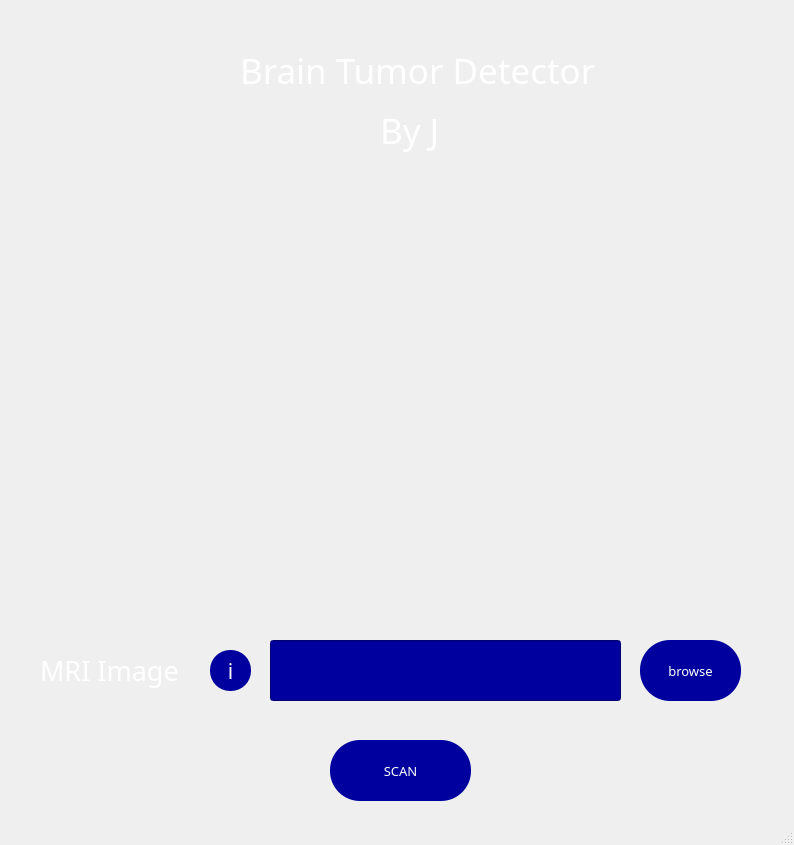
<?xml version="1.0" encoding="UTF-8"?>
<ui version="4.0">
 <class>MainWindow</class>
 <widget class="QMainWindow" name="MainWindow">
  <property name="geometry">
   <rect>
    <x>0</x>
    <y>0</y>
    <width>794</width>
    <height>845</height>
   </rect>
  </property>
  <property name="windowTitle">
   <string>MainWindow</string>
  </property>
  <property name="styleSheet">
   <string notr="true">background-color: rgb(0, 0, 75);

QPushButton::pressed
{
	background-color : white;
}</string>
  </property>
  <widget class="QWidget" name="centralwidget">
   <widget class="QLineEdit" name="queryLine">
    <property name="geometry">
     <rect>
      <x>270</x>
      <y>640</y>
      <width>351</width>
      <height>61</height>
     </rect>
    </property>
    <property name="font">
     <font>
      <pointsize>10</pointsize>
      <weight>75</weight>
      <bold>true</bold>
     </font>
    </property>
    <property name="styleSheet">
     <string notr="true">background-color: rgb(0, 0, 158);
color: white;</string>
    </property>
    <property name="text">
     <string/>
    </property>
    <property name="clearButtonEnabled">
     <bool>true</bool>
    </property>
   </widget>
   <widget class="QPushButton" name="queryBTN">
    <property name="geometry">
     <rect>
      <x>640</x>
      <y>640</y>
      <width>101</width>
      <height>61</height>
     </rect>
    </property>
    <property name="font">
     <font>
      <family>Tw Cen MT Condensed Extra Bold</family>
      <pointsize>10</pointsize>
     </font>
    </property>
    <property name="cursor">
     <cursorShape>PointingHandCursor</cursorShape>
    </property>
    <property name="styleSheet">
     <string notr="true">QPushButton {
	background-color: rgb(0, 0, 158);
	color: white;
	border-radius: 30%;
}
QPushButton:hover {
	
	background-color: rgb(0, 0, 203);
}

QPushButton:pressed {
	
	background-color: rgb(0, 0, 236);
}</string>
    </property>
    <property name="text">
     <string>browse</string>
    </property>
   </widget>
   <widget class="QLabel" name="label">
    <property name="geometry">
     <rect>
      <x>240</x>
      <y>40</y>
      <width>361</width>
      <height>61</height>
     </rect>
    </property>
    <property name="font">
     <font>
      <family>Tw Cen MT Condensed Extra Bold</family>
      <pointsize>26</pointsize>
     </font>
    </property>
    <property name="styleSheet">
     <string notr="true">color: rgb(255, 255, 255);
text-align: center;
size: 50px;</string>
    </property>
    <property name="text">
     <string>Brain Tumor Detector</string>
    </property>
   </widget>
   <widget class="QLabel" name="label_2">
    <property name="geometry">
     <rect>
      <x>380</x>
      <y>100</y>
      <width>71</width>
      <height>61</height>
     </rect>
    </property>
    <property name="font">
     <font>
      <family>Tw Cen MT Condensed Extra Bold</family>
      <pointsize>26</pointsize>
     </font>
    </property>
    <property name="styleSheet">
     <string notr="true">color: rgb(255, 255, 255);
text-align: center;
size: 50px;</string>
    </property>
    <property name="text">
     <string>By J</string>
    </property>
   </widget>
   <widget class="QLabel" name="label_3">
    <property name="geometry">
     <rect>
      <x>40</x>
      <y>640</y>
      <width>151</width>
      <height>61</height>
     </rect>
    </property>
    <property name="font">
     <font>
      <family>Tw Cen MT Condensed Extra Bold</family>
      <pointsize>20</pointsize>
     </font>
    </property>
    <property name="styleSheet">
     <string notr="true">color: rgb(255, 255, 255);
text-align: center;
size: 50px;</string>
    </property>
    <property name="text">
     <string>MRI Image</string>
    </property>
   </widget>
   <widget class="QPushButton" name="startBTN">
    <property name="enabled">
     <bool>true</bool>
    </property>
    <property name="geometry">
     <rect>
      <x>330</x>
      <y>740</y>
      <width>141</width>
      <height>61</height>
     </rect>
    </property>
    <property name="font">
     <font>
      <family>Tw Cen MT Condensed Extra Bold</family>
      <pointsize>10</pointsize>
     </font>
    </property>
    <property name="cursor">
     <cursorShape>PointingHandCursor</cursorShape>
    </property>
    <property name="styleSheet">
     <string notr="true">QPushButton {
	background-color: rgb(0, 0, 158);
	color: white;
	border-radius: 30%;
}
QPushButton:hover {
	
	background-color: rgb(0, 0, 203);
}

QPushButton:pressed {
	
	background-color: rgb(0, 0, 236);
}</string>
    </property>
    <property name="text">
     <string>SCAN</string>
    </property>
   </widget>
   <widget class="QPushButton" name="queryInfoBTN">
    <property name="geometry">
     <rect>
      <x>210</x>
      <y>650</y>
      <width>41</width>
      <height>41</height>
     </rect>
    </property>
    <property name="font">
     <font>
      <family>Tw Cen MT Condensed Extra Bold</family>
      <pointsize>16</pointsize>
      <italic>false</italic>
     </font>
    </property>
    <property name="cursor">
     <cursorShape>PointingHandCursor</cursorShape>
    </property>
    <property name="styleSheet">
     <string notr="true">QPushButton {
color: white;
border-radius: 20px;
border-color: rgb(0, 0, 250);
	background-color: rgb(0, 0, 158)
}

QPushButton:hover {
	
	background-color: rgb(0, 0, 203);
}

QPushButton:pressed {
	
	background-color: rgb(0, 0, 236);
}</string>
    </property>
    <property name="text">
     <string>i</string>
    </property>
   </widget>
  </widget>
  <widget class="QStatusBar" name="statusbar"/>
 </widget>
 <resources>
  <include location="C:/Users/0x414141/AppData/Local/Programs/Python/Python37/Lib/site-packages/qt5_applications/Qt/bin/bi.qrc"/>
 </resources>
 <connections/>
</ui>
